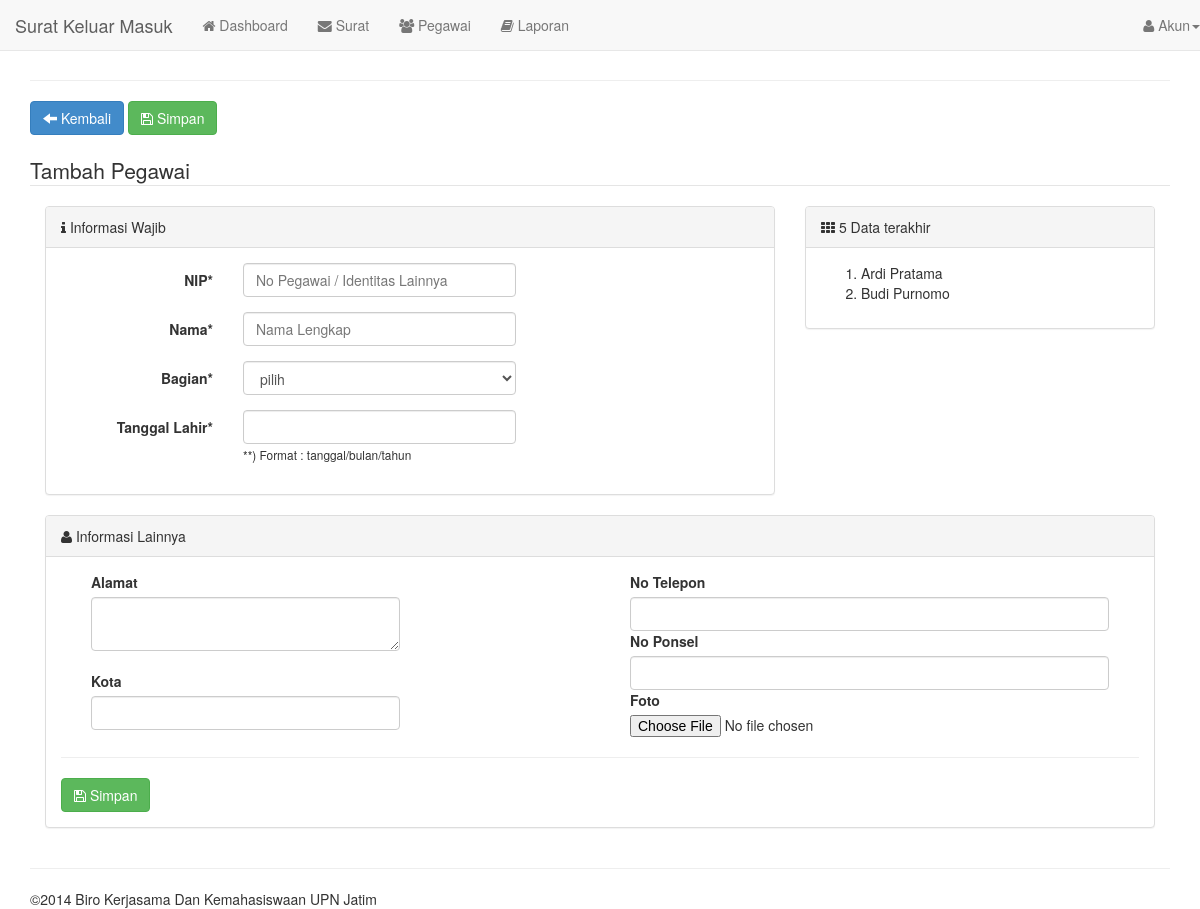
/?page=pegawai/tambah (signed in), run on an earlier commit of the app's database.
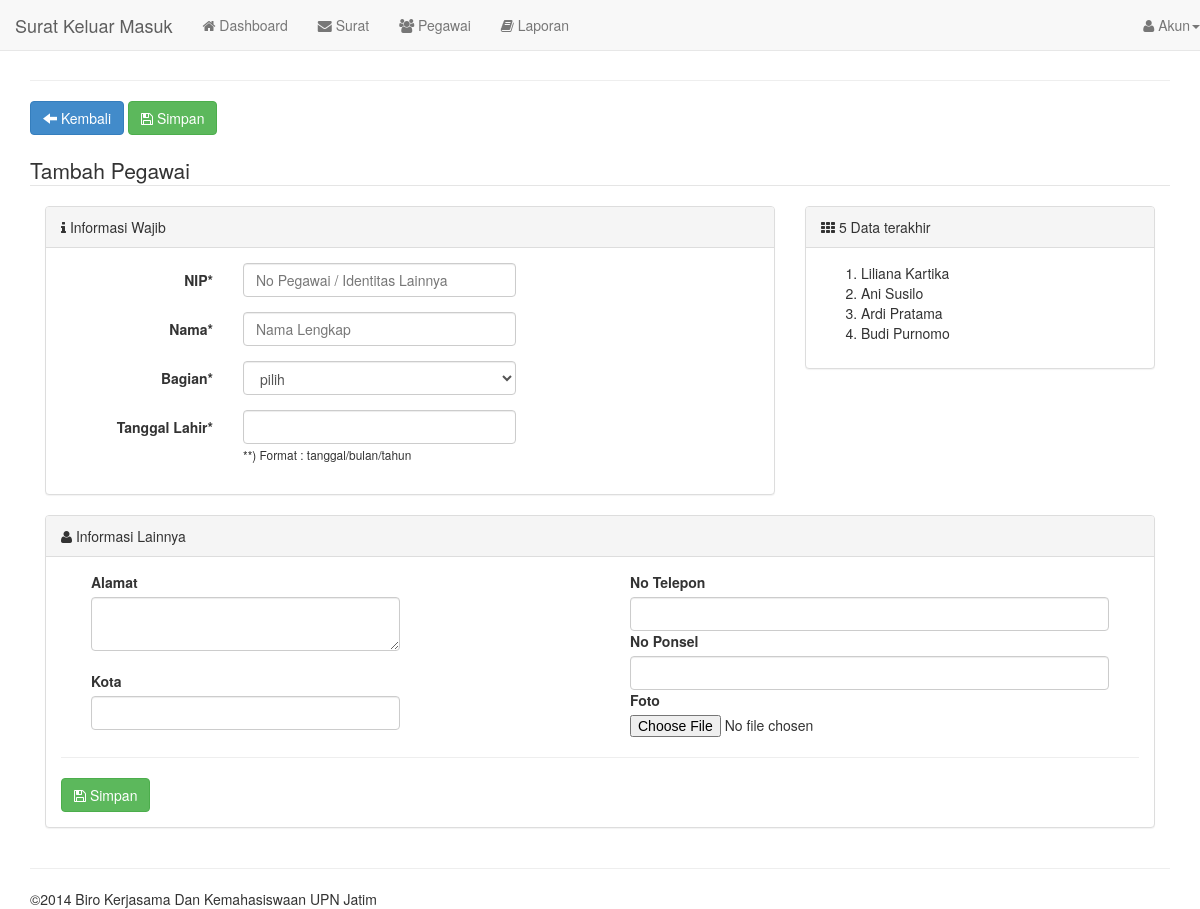
And on a later commit of the database.
### tables this page shows
CREATE TABLE `pegawai` (
  `idpegawai` varchar(30) NOT NULL,
  `nama` varchar(45) DEFAULT NULL,
  `alamat` varchar(45) DEFAULT NULL,
  `kota` varchar(255) DEFAULT NULL,
  `tanggal_lahir` varchar(255) DEFAULT NULL,
  `telepon` varchar(255) DEFAULT NULL,
  `ponsel` varchar(45) DEFAULT NULL,
  `foto` varchar(255) NOT NULL DEFAULT 'nophoto.jpg',
  `delete` varchar(1) NOT NULL DEFAULT '0',
  `created_at` timestamp NULL DEFAULT CURRENT_TIMESTAMP ON UPDATE CURRENT_TIMESTAMP,
  PRIMARY KEY (`idpegawai`)
);

### models.php (called while the page is built, shortened)
<?php
function get_last_pegawai($order_by='created_at',$limit=5){
    $query=mysql_query('select * from pegawai order by created_at DESC limit 5 ');
    return $query;
}
?>

### module/pegawai/tambah.php (the view, shortened to what the changed rows need)
<div class="row clearfix">
	<div class="col-md-12">
        <form method="post" enctype="multipart/form-data" role="form">
        <div class="clearfix"></div><br />
            <fieldset>
            <div class="col-md-4">
                    <div class="panel panel-default">
                    <div class="panel-body">
                        <ol>
                            <?php $data=get_last_pegawai('created_at',5);while($result=mysql_fetch_array($data)){?>
                                <li><?= $result['nama'] ?></li>
                            <?php } ?>
                        </ol>
                    </div>
                </div>
            </div>
        </fieldset>
	   </form>
    </div>
</div>

What changed in the data, as far as the page shows it:
added pegawai: nama "Liliana Kartika"
added pegawai: nama "Ani Susilo"
